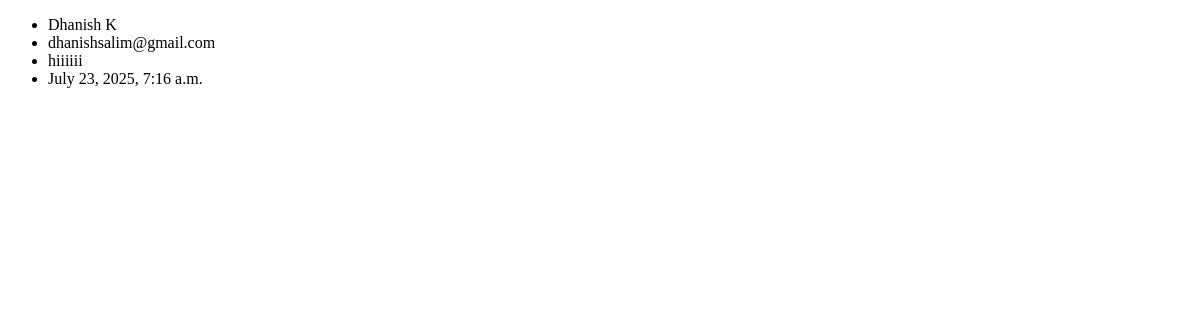
The app's page /submission, older data.
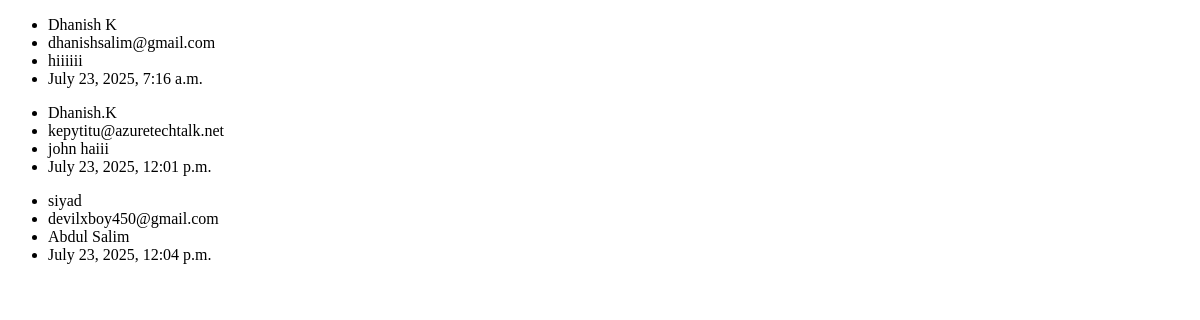
The same page, newer data.
### feedback_app/models.py (models this page shows)
class Feedback(models.Model):
    name = models.CharField(max_length=128)
    email = models.EmailField()
    message = models.TextField()
    submitted_at = models.DateTimeField(auto_now_add=True)

### feedback_app/views.py (the view)
# urls.py: path('submission', views.show_feedback)
def show_feedback(request):
    form = Feedback.objects.all()
    context = {
        'form': form
    }
    return render(request, 'data_all.html', context)

### templates/data_all.html (shortened to what this page needs)
<!DOCTYPE html>
<html lang="en">
<head>
</head>
<body>
{% for i in form %}
<ul>
    <li>{{i.name}}</li>
    <li>{{i.email}}</li>
    <li>{{i.message}}</li>
    <li>{{i.submitted_at}}</li>
</ul>
{% endfor %}
</body>
</html>

Row changes from the older to the newer data that the page shows:
added Feedback: name "Dhanish.K", email "kepytitu@azuretechtalk.net", message "john haiii", submitted_at "July 23, 2025, 12:01 p.m."
added Feedback: name "siyad", email "devilxboy450@gmail.com", message "Abdul Salim", submitted_at "July 23, 2025, 12:04 p.m."
